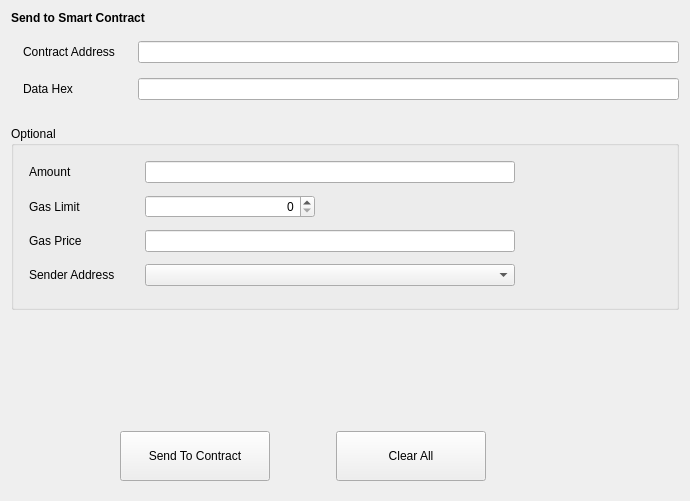
<?xml version="1.0" encoding="UTF-8"?>
<ui version="4.0">
 <class>SendToContract</class>
 <widget class="QWidget" name="SendToContract">
  <property name="geometry">
   <rect>
    <x>0</x>
    <y>0</y>
    <width>690</width>
    <height>501</height>
   </rect>
  </property>
  <property name="windowTitle">
   <string>Form</string>
  </property>
  <layout class="QVBoxLayout" name="verticalLayout">
   <item>
    <widget class="QLabel" name="labelTitle">
     <property name="font">
      <font>
       <weight>75</weight>
       <bold>true</bold>
      </font>
     </property>
     <property name="text">
      <string>Send to Smart Contract</string>
     </property>
    </widget>
   </item>
   <item>
    <spacer name="verticalSpacer_4">
     <property name="orientation">
      <enum>Qt::Vertical</enum>
     </property>
     <property name="sizeType">
      <enum>QSizePolicy::Fixed</enum>
     </property>
     <property name="sizeHint" stdset="0">
      <size>
       <width>20</width>
       <height>10</height>
      </size>
     </property>
    </spacer>
   </item>
   <item>
    <layout class="QGridLayout" name="gridLayout">
     <property name="leftMargin">
      <number>12</number>
     </property>
     <property name="horizontalSpacing">
      <number>23</number>
     </property>
     <property name="verticalSpacing">
      <number>15</number>
     </property>
     <item row="0" column="0">
      <widget class="QLabel" name="labelContractAddress">
       <property name="text">
        <string>Contract Address</string>
       </property>
      </widget>
     </item>
     <item row="0" column="1">
      <widget class="QLineEdit" name="lineEditContractAddress"/>
     </item>
     <item row="1" column="0">
      <widget class="QLabel" name="labelDataHex">
       <property name="text">
        <string>Data Hex</string>
       </property>
      </widget>
     </item>
     <item row="1" column="1">
      <widget class="QLineEdit" name="lineEditDataHex"/>
     </item>
    </layout>
   </item>
   <item>
    <spacer name="verticalSpacer_3">
     <property name="orientation">
      <enum>Qt::Vertical</enum>
     </property>
     <property name="sizeType">
      <enum>QSizePolicy::Fixed</enum>
     </property>
     <property name="sizeHint" stdset="0">
      <size>
       <width>20</width>
       <height>20</height>
      </size>
     </property>
    </spacer>
   </item>
   <item>
    <widget class="QGroupBox" name="groupBoxOptional">
     <property name="title">
      <string>Optional</string>
     </property>
     <layout class="QGridLayout" name="gridLayout_2">
      <property name="leftMargin">
       <number>15</number>
      </property>
      <property name="topMargin">
       <number>15</number>
      </property>
      <property name="horizontalSpacing">
       <number>30</number>
      </property>
      <property name="verticalSpacing">
       <number>12</number>
      </property>
      <item row="1" column="1">
       <widget class="QSpinBox" name="lineEditGasLimit">
        <property name="maximumSize">
         <size>
          <width>170</width>
          <height>16777215</height>
         </size>
        </property>
        <property name="alignment">
         <set>Qt::AlignRight|Qt::AlignTrailing|Qt::AlignVCenter</set>
        </property>
       </widget>
      </item>
      <item row="2" column="1">
       <widget class="BitcoinAmountField" name="lineEditGasPrice"/>
      </item>
      <item row="3" column="0">
       <widget class="QLabel" name="labelSenderAddress">
        <property name="text">
         <string>Sender Address</string>
        </property>
       </widget>
      </item>
      <item row="1" column="0">
       <widget class="QLabel" name="labelGasLimit">
        <property name="text">
         <string>Gas Limit</string>
        </property>
       </widget>
      </item>
      <item row="3" column="1">
       <widget class="AddressField" name="lineEditSenderAddress">
        <property name="minimumSize">
         <size>
          <width>370</width>
          <height>0</height>
         </size>
        </property>
        <property name="maximumSize">
         <size>
          <width>370</width>
          <height>16777215</height>
         </size>
        </property>
       </widget>
      </item>
      <item row="2" column="0">
       <widget class="QLabel" name="labelGasPrice">
        <property name="text">
         <string>Gas Price</string>
        </property>
       </widget>
      </item>
      <item row="0" column="1">
       <widget class="BitcoinAmountField" name="lineEditAmount"/>
      </item>
      <item row="0" column="0">
       <widget class="QLabel" name="labelAmount">
        <property name="text">
         <string>Amount</string>
        </property>
       </widget>
      </item>
      <item row="0" column="2" rowspan="5">
       <spacer name="horizontalSpacer_4">
        <property name="orientation">
         <enum>Qt::Horizontal</enum>
        </property>
        <property name="sizeHint" stdset="0">
         <size>
          <width>0</width>
          <height>20</height>
         </size>
        </property>
       </spacer>
      </item>
     </layout>
    </widget>
   </item>
   <item>
    <spacer name="verticalSpacer">
     <property name="orientation">
      <enum>Qt::Vertical</enum>
     </property>
     <property name="sizeType">
      <enum>QSizePolicy::Expanding</enum>
     </property>
     <property name="sizeHint" stdset="0">
      <size>
       <width>20</width>
       <height>20</height>
      </size>
     </property>
    </spacer>
   </item>
   <item>
    <layout class="QHBoxLayout" name="horizontalLayout">
     <property name="leftMargin">
      <number>9</number>
     </property>
     <property name="topMargin">
      <number>9</number>
     </property>
     <property name="rightMargin">
      <number>9</number>
     </property>
     <property name="bottomMargin">
      <number>9</number>
     </property>
     <item>
      <spacer name="horizontalSpacer">
       <property name="orientation">
        <enum>Qt::Horizontal</enum>
       </property>
       <property name="sizeType">
        <enum>QSizePolicy::Fixed</enum>
       </property>
       <property name="sizeHint" stdset="0">
        <size>
         <width>100</width>
         <height>20</height>
        </size>
       </property>
      </spacer>
     </item>
     <item>
      <widget class="QPushButton" name="pushButtonSendToContract">
       <property name="minimumSize">
        <size>
         <width>150</width>
         <height>50</height>
        </size>
       </property>
       <property name="text">
        <string>Send To Contract</string>
       </property>
      </widget>
     </item>
     <item>
      <spacer name="horizontalSpacer_3">
       <property name="orientation">
        <enum>Qt::Horizontal</enum>
       </property>
       <property name="sizeType">
        <enum>QSizePolicy::Fixed</enum>
       </property>
       <property name="sizeHint" stdset="0">
        <size>
         <width>60</width>
         <height>20</height>
        </size>
       </property>
      </spacer>
     </item>
     <item>
      <widget class="QPushButton" name="pushButtonClearAll">
       <property name="minimumSize">
        <size>
         <width>150</width>
         <height>50</height>
        </size>
       </property>
       <property name="text">
        <string>Clear All</string>
       </property>
      </widget>
     </item>
     <item>
      <spacer name="horizontalSpacer_2">
       <property name="orientation">
        <enum>Qt::Horizontal</enum>
       </property>
       <property name="sizeHint" stdset="0">
        <size>
         <width>40</width>
         <height>20</height>
        </size>
       </property>
      </spacer>
     </item>
    </layout>
   </item>
  </layout>
 </widget>
 <customwidgets>
  <customwidget>
   <class>BitcoinAmountField</class>
   <extends>QLineEdit</extends>
   <header>bitcoinamountfield.h</header>
   <container>1</container>
  </customwidget>
  <customwidget>
   <class>AddressField</class>
   <extends>QComboBox</extends>
   <header>addressfield.h</header>
  </customwidget>
 </customwidgets>
 <resources/>
 <connections/>
</ui>
